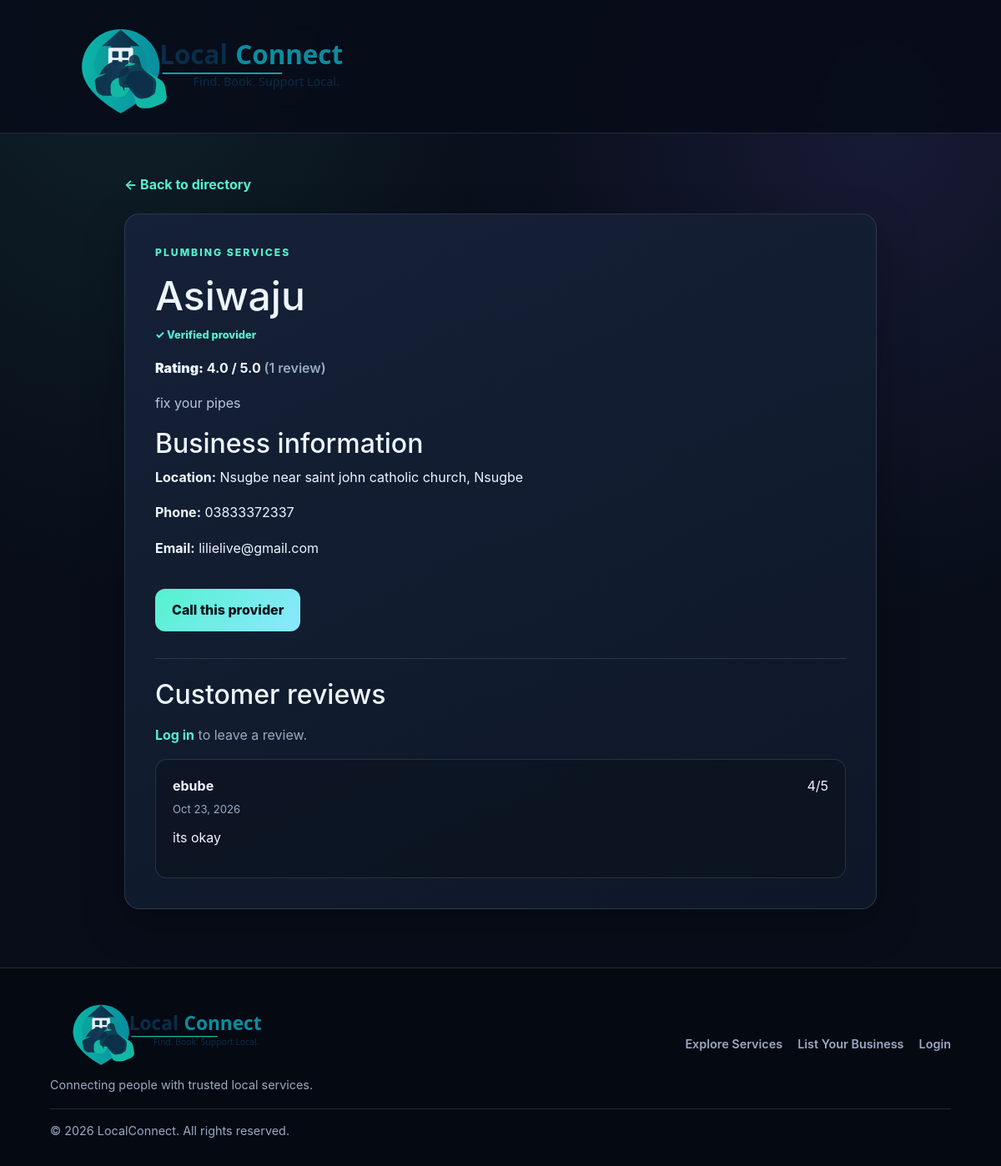
The app's page /provider/2/ with its own data.
### Handyman/models.py (models this page shows, shortened)
class ServiceProvider(models.Model):
    STATUS_CHOICES = [
        ('pending', 'Pending review'),
        ('approved', 'Approved'),
        ('rejected', 'Rejected'),
    ]
    name = models.CharField(max_length=150)
    category = models.ForeignKey(
        Category,
        on_delete=models.PROTECT,
        related_name="providers",
    )
    description = models.TextField()
    address = models.CharField(max_length=255)
    state = models.CharField(
        max_length=100,
        default="Anambra",
        db_index=True,
    )
    city = models.CharField(max_length=100, db_index=True)
    neighborhood = models.CharField(
        max_length=100,
        blank=True,
        db_index=True,
    )
    phone = models.CharField(max_length=30)
    email = models.EmailField(blank=True)
    website = models.URLField(blank=True)
    image = models.ImageField(
        upload_to="providers/",
        blank=True,
    )
    status = models.CharField(
        max_length=20,
        choices=STATUS_CHOICES,
        default='pending',
        db_index=True,
    )
    is_verified = models.BooleanField(default=False)
    owner = models.ForeignKey(
        settings.AUTH_USER_MODEL,
        on_delete=models.CASCADE,
        related_name='owned_providers',
        null=True,
        blank=True,
    )
    created_at = models.DateTimeField(auto_now_add=True)
    class Meta:
        ordering = ["name"]
    def average_rating(self):
        result = self.reviews.aggregate(avg_rating=Avg('rating'))
        value = result.get('avg_rating')
        return value if value is not None else 0.0
    def review_count(self):
        return self.reviews.count()

class Category(models.Model):
    name = models.CharField(max_length=100, unique=True)
    parent = models.ForeignKey(
        "self",
        on_delete=models.CASCADE,
        null=True,
        blank=True,
        related_name="children",
    )
    slug = models.SlugField(unique=True)
    class Meta:
        ordering = ["name"]
        verbose_name_plural = "categories"

class Review(models.Model):
    provider = models.ForeignKey(
        ServiceProvider,
        on_delete=models.CASCADE,
        related_name='reviews',
    )
    user = models.ForeignKey(
        settings.AUTH_USER_MODEL,
        on_delete=models.CASCADE,
    )
    rating = models.PositiveSmallIntegerField(
        choices=[(i, i) for i in range(1, 6)],
    )
    comment = models.TextField(blank=True)
    created_at = models.DateTimeField(auto_now_add=True)
    class Meta:
        ordering = ['-created_at']
        constraints = [
            models.UniqueConstraint(
                fields=['provider', 'user'],
                name='unique_provider_review_per_user',
            )
        ]

### Handyman/views.py (the view)
def provider_detail(request, pk):
    provider = get_object_or_404(
        ServiceProvider.objects.select_related("category"),
        pk=pk,
        status='approved',
    )
    reviews = provider.reviews.select_related("user").order_by("-created_at")
    return render(
        request,
        "Handyman/provider_detail.html",
        {
            "provider": provider,
            "reviews": reviews,
            "average_rating": provider.average_rating(),
            "review_count": provider.review_count(),
            "review_form": ReviewForm(),
        },
    )

### templates/Handyman/provider_detail.html (shortened to what this page needs)
{% extends "base.html" %}
{% block content %}
<section class="detail-section">
    <a class="back-link" href="{% url 'home' %}">
        ← Back to directory
    </a>
    <article class="detail-card">
        <p class="eyebrow">{{ provider.category.name }}</p>
        <h1>{{ provider.name }}</h1>
        {% if provider.is_verified %}
            <p class="verified">✓ Verified provider</p>
        {% endif %}
        <p class="detail-rating">
            <strong>Rating:</strong>
            {% if review_count %}
                {{ average_rating|floatformat:1 }} / 5.0
                <span class="rating-count">({{ review_count }} review{{ review_count|pluralize }})</span>
            {% else %}
                No reviews yet.
            {% endif %}
        </p>
        <p class="detail-description">{{ provider.description }}</p>
        <h2>Business information</h2>
        <p><strong>Location:</strong> {{ provider.address }}, {{ provider.city }}</p>
        <p><strong>Phone:</strong> {{ provider.phone }}</p>
        {% if provider.email %}
            <p><strong>Email:</strong> {{ provider.email }}</p>
        {% endif %}
        <div class="detail-actions">
            <a class="primary-button" href="tel:{{ provider.phone }}">
                Call this provider
            </a>
        </div>
        <section class="reviews-section">
            <h2>Customer reviews</h2>
            {% if user.is_authenticated %}
                <form method="post" action="{% url 'add_review' provider.pk %}" class="review-form">
                    {% csrf_token %}
                    {{ review_form.as_p }}
                    <button type="submit" class="primary-button">Submit review</button>
                </form>
            {% else %}
                <p class="review-login-prompt">
                    <a href="{% url 'login' %}?next={{ request.path }}">Log in</a>
                    to leave a review.
                </p>
            {% endif %}
            {% if reviews %}
                {% for review in reviews %}
                    <article class="review-item">
                        <div class="review-head">
                            <strong>{{ review.user.username }}</strong>
                            <span>{{ review.rating }}/5</span>
                        </div>
                        <p class="review-date">{{ review.created_at|date:"M d, Y" }}</p>
                        {% if review.comment %}
                            <p>{{ review.comment }}</p>
                        {% endif %}
                    </article>
                {% endfor %}
            {% else %}
                <p class="empty-reviews">No reviews yet. Be the first to review this business.</p>
            {% endif %}
        </section>
    </article>
</section>
{% endblock %}

### static/css/style.css (style rules this page uses)
:root { --navy: #080d19; --blue: #8b7bff; --light-blue: rgba(139, 123, 255, 0.12); --text: #edf5ff; --muted: #9aaac2; --border: rgba(174, 198, 235, 0.16); --surface: #111a2b; --background: #080d19; --accent: #54f2cf; --accent-dark: #06141a; --radius: 18px; --shadow: 0 18px 50px rgba(0, 0, 0, 0.25); }
* { box-sizing: border-box; }
html { scroll-behavior: smooth; }
body { min-height: 100vh; margin: 0; display: flex; flex-direction: column; font-family: Inter, "Segoe UI", Arial, sans-serif; color: var(--text); background: radial-gradient(ellipse at 12% 0%, rgba(84, 242, 207, 0.09), transparent 36%), radial-gradient(ellipse at 88% 10%, rgba(139, 123, 255, 0.12), transparent 34%), var(--background); line-height: 1.65; }
a { color: inherit; text-decoration: none; }
.eyebrow { position: relative; z-index: 1; margin: 0 0 14px; color: var(--accent); font-size: 0.76rem; font-weight: 800; letter-spacing: 2px; text-transform: uppercase; }
button, .primary-button, .search-form button, .secondary-button { min-height: 46px; padding: 12px 20px; border: 0; border-radius: 12px; color: var(--accent-dark); background: linear-gradient(135deg, var(--accent), #8ce8ff); font: inherit; font-weight: 800; cursor: pointer; transition: transform 0.2s ease, box-shadow 0.2s ease; }
.verified { color: var(--accent); font-size: 0.8rem; font-weight: 800; }
.empty-state a, .back-link { color: var(--accent); font-weight: 700; }
.detail-section { width: min(950px, 100%); margin: auto; padding: 48px 24px 70px; }
.back-link { display: inline-block; margin-bottom: 22px; }
.detail-card { padding: 36px; border: 1px solid var(--border); border-radius: var(--radius); background: linear-gradient(155deg, #152138, #0e1727); box-shadow: var(--shadow); }
.detail-card h1 { color: var(--text); font-size: clamp(2rem, 5vw, 3rem); line-height: 1.15; }
.detail-description { color: #b8c6dc; white-space: pre-line; }
.detail-rating { margin-top: 12px; color: var(--text); font-weight: 700; }
.rating-count { color: var(--muted); font-weight: 600; }
.detail-actions { margin-top: 18px; }
.primary-button { display: inline-flex; align-items: center; justify-content: center; margin-top: 18px; }
.reviews-section { margin-top: 32px; padding-top: 24px; border-top: 1px solid var(--border); }
.review-item { margin-top: 16px; padding: 18px 20px; border: 1px solid var(--border); border-radius: 14px; background: rgba(10, 16, 25, 0.45); }
.review-head { display: flex; align-items: center; justify-content: space-between; gap: 12px; }
.review-date { margin: 4px 0 10px; color: var(--muted); font-size: 0.82rem; }
.review-login-prompt { margin-top: 16px; color: var(--muted); }
.review-login-prompt a { color: var(--accent); font-weight: 700; }

### records on screen
ServiceProvider: category.name "PLUMBING SERVICES", name "Asiwaju", description "fix your pipes", address "Nsugbe near saint john catholic church", city "Nsugbe", phone "03833372337", email "lilielive@gmail.com"
Review: user.username "ebube", rating "4", created_at "Oct 23, 2026", comment "its okay"

### other values on screen
{{ average_rating|floatformat:1 }} "4.0"
{{ review_count }} "1"
